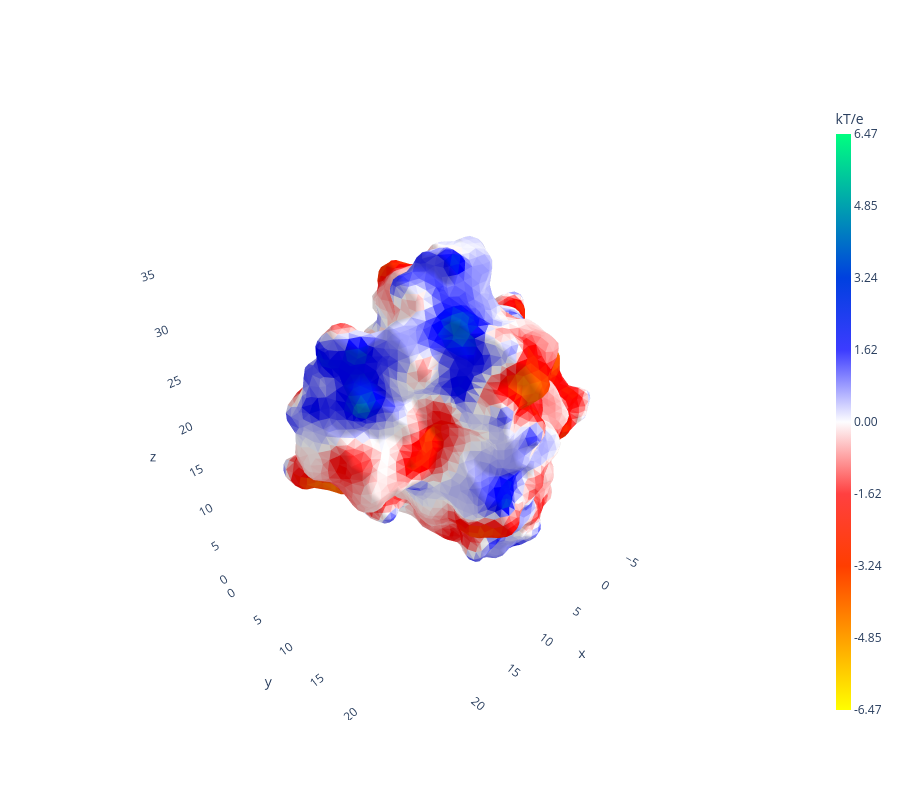

Source (notebook cell):
### Markdown cell above
And even plot the surface potential

### Code cell
simulation.plot_surface_values(savefig=False)

### Figure 1 — Plotly figure (JSON) as saved in the notebook; plotly's stock layout.template omitted (floating-point values rounded to 4 significant figures; data arrays with more than 128 entries replaced by an {"elided": "..."} marker saying what was removed)
{"data": [{"facecolor": {"elided": "11604 str values"}, "i": {"elided": "11604 int values"}, "j": {"elided": "11604 int values"}, "k": {"elided": "11604 int values"}, "name": "", "type": "mesh3d", "x": {"elided": "5804 float values"}, "y": {"elided": "5804 float values"}, "z": {"elided": "5804 float values"}}, {"hoverinfo": "skip", "marker": {"cmax": 6.472, "cmin": -6.472, "color": [-6.472], "colorbar": {"thickness": 15, "ticktext": ["-6.47", "-4.85", "-3.24", "-1.62", "0.00", "1.62", "3.24", "4.85", "6.47"], "tickvals": [-6.472, -4.854, -3.236, -1.618, 0, 1.618, 3.236, 4.854, 6.472], "title": {"text": "kT/e"}}, "colorscale": [[0, "rgb(255.0, 255.0, 0.0)"], [0.125, "rgb(255.0, 159.0, 0.0)"], [0.25, "rgb(255.0, 62.0, 0.0)"], [0.375, "rgb(255.0, 64.0, 64.0)"], [0.5, "rgb(253.0, 253.0, 255.0)"], [0.625, "rgb(60.0, 60.0, 255.0)"], [0.75, "rgb(0.0, 64.0, 223.0)"], [0.875, "rgb(0.0, 161.0, 175.0)"], [1, "rgb(0.0, 255.0, 128.0)"]], "showscale": true}, "mode": "markers", "opacity": 0, "scene": "scene", "type": "scatter3d", "x": [0], "y": [0], "z": [0]}], "layout": {"height": 800, "scene": {"aspectmode": "data", "xaxis": {"showbackground": false, "visible": true}, "yaxis": {"showbackground": false, "visible": true}, "zaxis": {"showbackground": false, "visible": true}}, "width": 900}}
